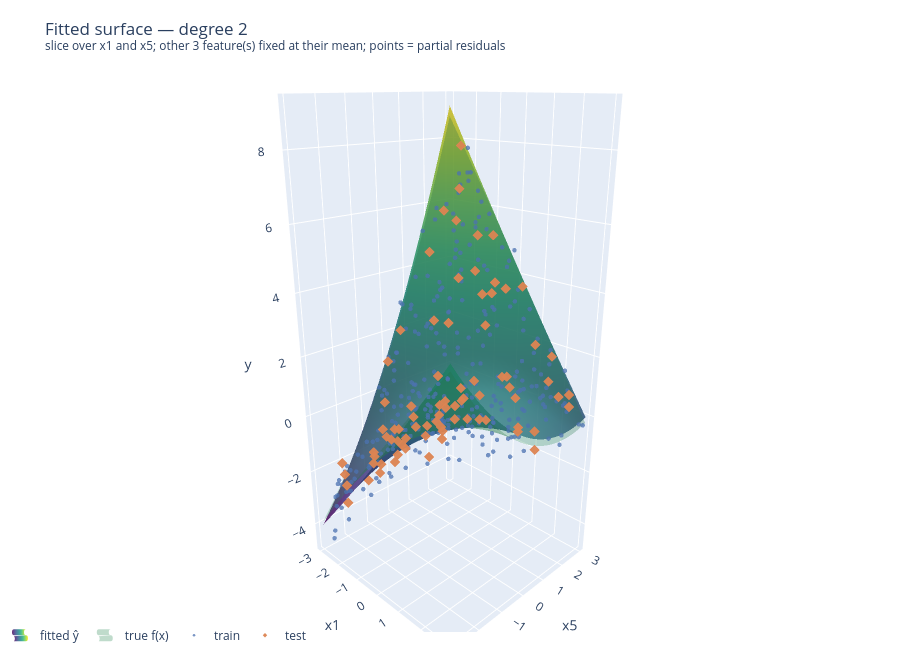

Source (notebook cell):
### Markdown cell above
### C.3 Choosing another pair of features

### Code cell
visualize(exp_C, "fit", pair=(0, 4))
